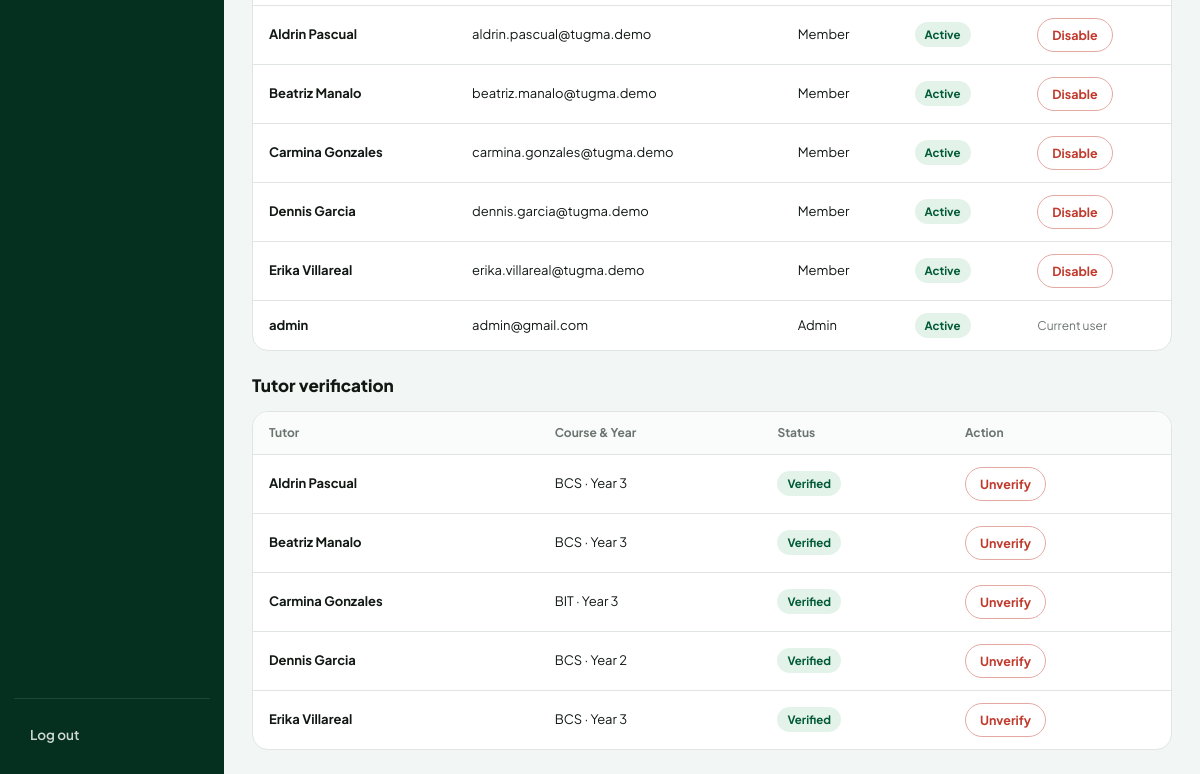
/admin/accounts (signed in, lower part), run on an earlier commit of the app's database.
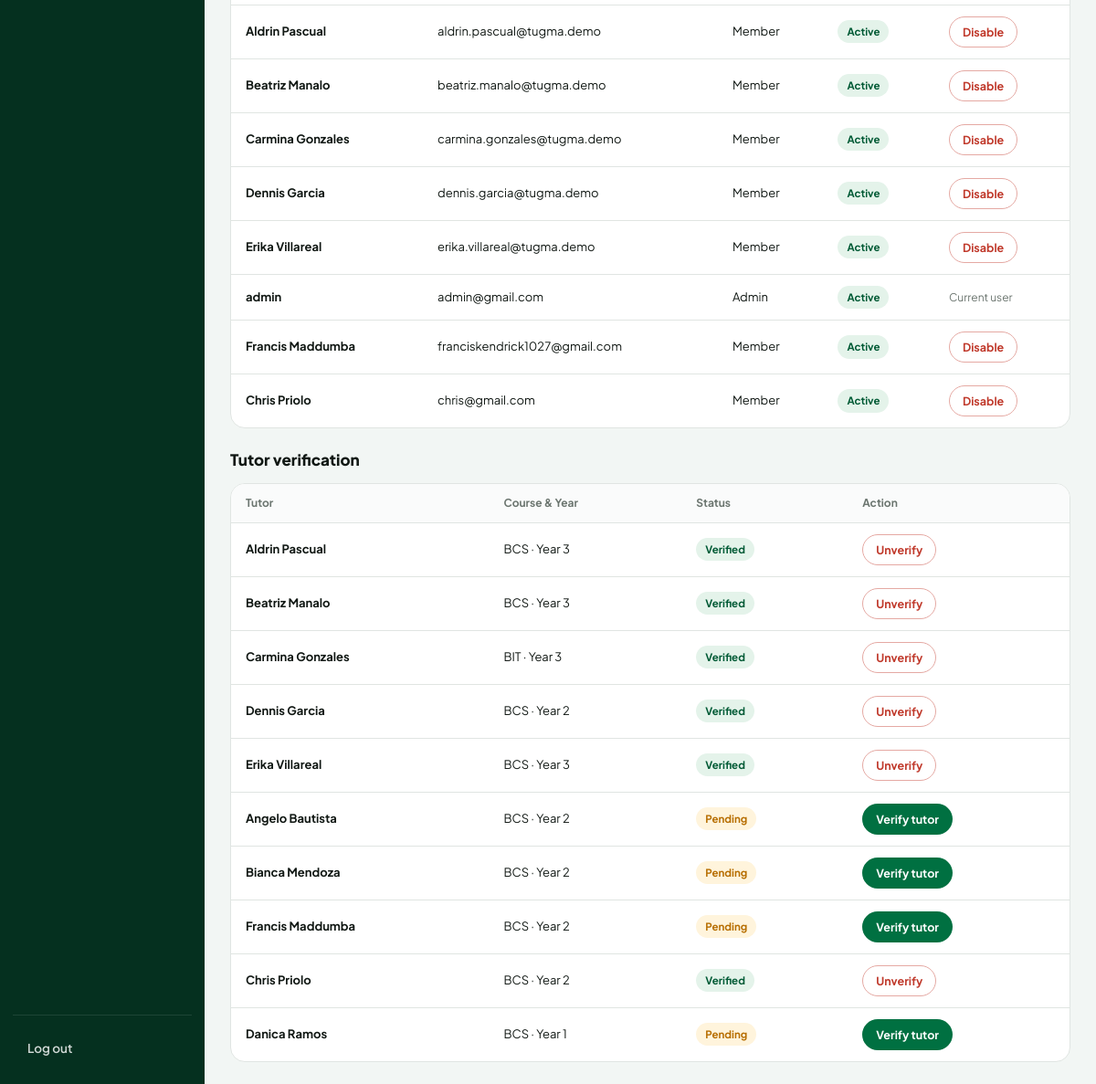
And on a later commit of the database.
### tables this page shows
CREATE TABLE "users" (
    user_id       INTEGER PRIMARY KEY AUTOINCREMENT,
    email         TEXT NOT NULL UNIQUE COLLATE NOCASE,
    password_hash TEXT NOT NULL,
    role          TEXT NOT NULL CHECK (role IN ('member', 'admin')),
    student_id    INTEGER UNIQUE
                  REFERENCES students(student_id)
                  ON DELETE CASCADE ON UPDATE CASCADE,
    tutor_id      INTEGER UNIQUE
                  REFERENCES tutors(tutor_id)
                  ON DELETE CASCADE ON UPDATE CASCADE,
    display_name  TEXT,
    is_active     INTEGER NOT NULL DEFAULT 1 CHECK (is_active IN (0, 1)),
    created_at    TEXT NOT NULL DEFAULT CURRENT_TIMESTAMP,
    CHECK (
        (role = 'member' AND (student_id IS NOT NULL OR tutor_id IS NOT NULL))
        OR (role = 'admin' AND student_id IS NULL AND tutor_id IS NULL
            AND display_name IS NOT NULL)
    )
);

CREATE TABLE tutors (
    tutor_id    INTEGER PRIMARY KEY,
    name        TEXT NOT NULL,
    grade_level INTEGER NOT NULL CHECK (grade_level > 0),
    course      TEXT NOT NULL,
    verified    INTEGER NOT NULL DEFAULT 0
                CHECK (verified IN (0, 1)),
    capacity    INTEGER NOT NULL DEFAULT 5
                CHECK (capacity > 0)
);

### app.py (the view, shortened to what this page needs)
@app.route("/admin/accounts", methods=["GET", "POST"])
@login_required("admin")
def admin_accounts():
    user = current_user()
    db = get_db()
    accounts = list_accounts(db, user["user_id"])
    tutors = db.fetch_all("SELECT tutor_id, name, course, grade_level, verified FROM tutors ORDER BY tutor_id")
    return render_template("admin/accounts.html", accounts=accounts, tutors=tutors)

### app.py (called while the page is built, shortened)
def get_db():
    if "db" not in g:
        g.db = Database(DB_PATH)
    return g.db

def current_user():
    uid = session.get("user_id")
    if not uid:
        return None
    if "current_user" not in g:
        g.current_user = get_user(get_db(), uid)
    return g.current_user

def initials(name):
    parts = [p for p in (name or "").split() if p]
    if not parts:
        return "?"
    if len(parts) == 1:
        return parts[0][:2].upper()
    return (parts[0][0] + parts[-1][0]).upper()

def active_mode(user):
    if not user or user["role"] == "admin":
        return None

@app.context_processor
def inject_globals():
    user = current_user()
    mode = active_mode(user)
    notif_count = 0
    tutor_verified = None
    return {
        "user": user,
        "mode": mode,
        "tutor_verified": tutor_verified,
        "initials": initials,
        "fmt12": fmt12,
        "fmt_range": fmt_range,
        "notif_count": notif_count,
        "DAYS": DAYS,
        "LANGUAGES": LANGUAGES,
    }

def login_required(role=None):
    def decorator(fn):
        @wraps(fn)
        def wrapper(*args, **kwargs):
            user = current_user()
            if not user:
                session.clear()
                return redirect(url_for("login_page"))
            if role == "admin" and user["role"] != "admin":
                flash("Administrator access is required.", "error")
                return redirect(url_for("home"))
            if role == "member" and user["role"] == "admin":
                return redirect(url_for("admin_home"))
            return fn(*args, **kwargs)
        return wrapper
    return decorator

### services/auth_service.py (called while the page is built)
def _session_dict(row):
    modes = []
    if row["student_id"] is not None:
        modes.append("Learning")
    if row["tutor_id"] is not None:
        modes.append("Tutoring")
    return {
        "user_id": row["user_id"],
        "email": row["email"],
        "role": row["role"],  # 'member' or 'admin'
        "student_id": row["student_id"],
        "tutor_id": row["tutor_id"],
        "modes": modes,
        "name": row["name"],
    }

def get_user(db, user_id):
    row = db.fetch_one(_USER_QUERY + " WHERE u.user_id = ?", (user_id,))
    if row is None or not row["is_active"]:
        return None
    return _session_dict(row)

### src/database.py (called while the page is built)
    def close(self):
        if self.connection is not None:
            self.connection.close()
            self.connection = None

### templates/admin/accounts.html (shortened to what this page needs)
{% extends "base.html" %}
{% block content %}
<div class="table-wrap" style="margin-bottom:20px;">
  <table class="data-table">
    <tbody>
      {% for a in accounts %}
        <tr>
          <td><strong>{{ a.name }}</strong></td>
          <td>{{ a.email }}</td>
          <td>{{ a.role|title }}</td>
          <td><span class="pill {{ 'pill-green' if a.is_active else 'pill-red' }}">{{ 'Active' if a.is_active else 'Disabled' }}</span></td>
          <td>
            {% if a.user_id != user.user_id %}
              <form method="post" action="{{ url_for('admin_accounts') }}">
                <button type="submit" class="btn {{ 'btn-danger-outline' if a.is_active else 'btn-outline' }} btn-sm">
                  {{ 'Disable' if a.is_active else 'Enable' }}
                </button>
              </form>
            {% else %}
              <span style="color:var(--muted); font-size:12px;">Current user</span>
            {% endif %}
          </td>
        </tr>
      {% endfor %}
    </tbody>
  </table>
</div>
<h2 class="section-title">Tutor verification</h2>
<div class="table-wrap">
  <table class="data-table">
    <thead><tr><th>Tutor</th><th>Course &amp; Year</th><th>Status</th><th>Action</th></tr></thead>
    <tbody>
      {% for t in tutors %}
        <tr>
          <td><strong>{{ t.name }}</strong></td>
          <td>{{ t.course }} · Year {{ t.grade_level }}</td>
          <td><span class="pill {{ 'pill-green' if t.verified else 'pill-amber' }}">{{ 'Verified' if t.verified else 'Pending' }}</span></td>
          <td>
            <form method="post" action="{{ url_for('admin_accounts') }}">
              <button type="submit" class="btn {{ 'btn-danger-outline' if t.verified else 'btn-primary' }} btn-sm">
                {{ 'Unverify' if t.verified else 'Verify tutor' }}
              </button>
            </form>
          </td>
        </tr>
      {% endfor %}
    </tbody>
  </table>
</div>
{% endblock %}

### templates/base.html (shortened to what this page needs)
<!DOCTYPE html>
<html lang="en">
<head>
  <link rel="stylesheet" href="{{ url_for('static', filename='css/tugma.css') }}">
</head>
<body class="{{ 'tutor-theme' if mode == 'Tutoring' else '' }}">
  {% block body %}
  <div class="app-shell">
    <aside class="sidebar">
      <div class="sidebar-footer">
        {% if user and user.role == 'admin' %}
          <form action="{{ url_for('logout') }}" method="post">
            <button type="submit" class="nav-item" style="width:100%; border:none; background:none; cursor:pointer; text-align:left;">Log out</button>
          </form>
        {% else %}
          <a href="{{ url_for('help_page') }}" class="nav-item {{ 'active' if request.endpoint == 'help_page' else '' }}">Help</a>
        {% endif %}
      </div>
    </aside>
    <main class="main-workspace">
      <div class="main-column">
        {% block content %}{% endblock %}
      </div>
    </main>
  </div>
  {% endblock %}
</body>
</html>

### static/css/tugma.css (style rules this page uses)
:root { --forest: #05301F; --brand-green: #00482A; --primary: #007041; --accent: #1F8A57; --dark-green: #005A35; --mint: #D4E9DD; --surface: #F2F6F4; --white: #FFFFFF; --ink: #111814; --body: #4D5751; --muted: #6B756F; --border: #E0E5E2; --danger: #C0392B; --danger-bg: #FDECEC; --pill-green-bg: #E4F3EA; --pill-green-fg: #005A35; --pill-amber-bg: #FFF4DC; --pill-amber-fg: #B76E00; --pill-blue-bg: #E7EFFD; --pill-blue-fg: #2657B4; --pill-purple-bg: #F1ECFD; --pill-purple-fg: #6E44B8; --pill-gray-bg: #EEF1EF; --pill-gray-fg: #4D5751; --radius-card: 16px; --radius-sm: 10px; --radius-pill: 9999px; --shadow-card: 0 1px 3px rgba(17, 24, 20, 0.04), 0 1px 2px rgba(17, 24, 20, 0.02); --shadow-lg: 0 10px 28px rgba(5, 48, 31, 0.10); }
*, *::before, *::after { box-sizing: border-box; }
html, body { margin: 0; padding: 0; font-family: 'Plus Jakarta Sans', -apple-system, BlinkMacSystemFont, 'Segoe UI', sans-serif; font-size: 14px; line-height: 1.5; color: var(--body); background: var(--surface); -webkit-font-smoothing: antialiased; }
button, input, select, textarea { font-family: inherit; font-size: 14px; }
.app-shell { display: flex; min-height: calc(100vh - 64px); }
.sidebar { width: 224px; flex-shrink: 0; background: var(--forest); color: var(--white); padding: 18px 0 20px 14px; display: flex; flex-direction: column; justify-content: space-between; border-top-right-radius: 22px; }
.nav-item { display: flex; align-items: center; gap: 12px; padding: 11px 16px; border-radius: 12px 0 0 12px; font-size: 13.5px; font-weight: 600; color: rgba(255, 255, 255, 0.82); transition: background 0.15s, color 0.15s; }
.sidebar-footer { padding-top: 16px; margin-right: 14px; border-top: 1px solid rgba(255, 255, 255, 0.1); }
.main-workspace { flex: 1; min-width: 0; padding: 24px 28px; display: flex; gap: 24px; align-items: flex-start; }
.main-column { flex: 1; min-width: 0; }
.section-title { margin: 22px 0 12px 0; font-size: 17px; font-weight: 800; color: var(--ink); }
.btn { display: inline-flex; align-items: center; justify-content: center; gap: 8px; min-height: 40px; padding: 0 18px; border-radius: var(--radius-pill); font-size: 13.5px; font-weight: 700; cursor: pointer; border: 1.5px solid transparent; transition: all 0.15s; }
.btn-sm { min-height: 34px; padding: 0 14px; font-size: 12.5px; }
.btn-primary { background: var(--primary); color: var(--white); }
.btn-danger-outline { background: var(--white); color: var(--danger); border-color: #E5A9A3; }
.pill { display: inline-flex; align-items: center; gap: 5px; padding: 4px 10px; border-radius: var(--radius-pill); font-size: 11.5px; font-weight: 700; white-space: nowrap; }
.pill-green { background: var(--pill-green-bg); color: var(--pill-green-fg); }
.pill-amber { background: var(--pill-amber-bg); color: var(--pill-amber-fg); }
.table-wrap { background: var(--white); border: 1px solid var(--border); border-radius: var(--radius-card); overflow: hidden; }
.data-table { width: 100%; border-collapse: collapse; font-size: 13px; }
.data-table th { text-align: left; padding: 12px 16px; font-size: 12px; font-weight: 700; color: var(--muted); background: #FAFBFB; border-bottom: 1px solid var(--border); }
.data-table td { padding: 12px 16px; border-bottom: 1px solid var(--border); color: var(--ink); vertical-align: middle; }
.data-table tr:last-child td { border-bottom: none; }

What changed in the data, as far as the page shows it:
added users: name "Francis Maddumba", email "franciskendrick1027@gmail.com", role "Member", is_active "Active", is_active "Disable"
added users: name "Chris Priolo", email "chris@gmail.com", role "Member", is_active "Active", is_active "Disable"
added tutors: name "Angelo Bautista", course "BCS", grade_level "2", verified "Pending", verified "Verify tutor"
added tutors: name "Bianca Mendoza", course "BCS", grade_level "2", verified "Pending", verified "Verify tutor"
added tutors: name "Francis Maddumba", course "BCS", grade_level "2", verified "Pending", verified "Verify tutor"
added tutors: name "Chris Priolo", course "BCS", grade_level "2", verified "Verified", verified "Unverify"
added tutors: name "Danica Ramos", course "BCS", grade_level "1", verified "Pending", verified "Verify tutor"
